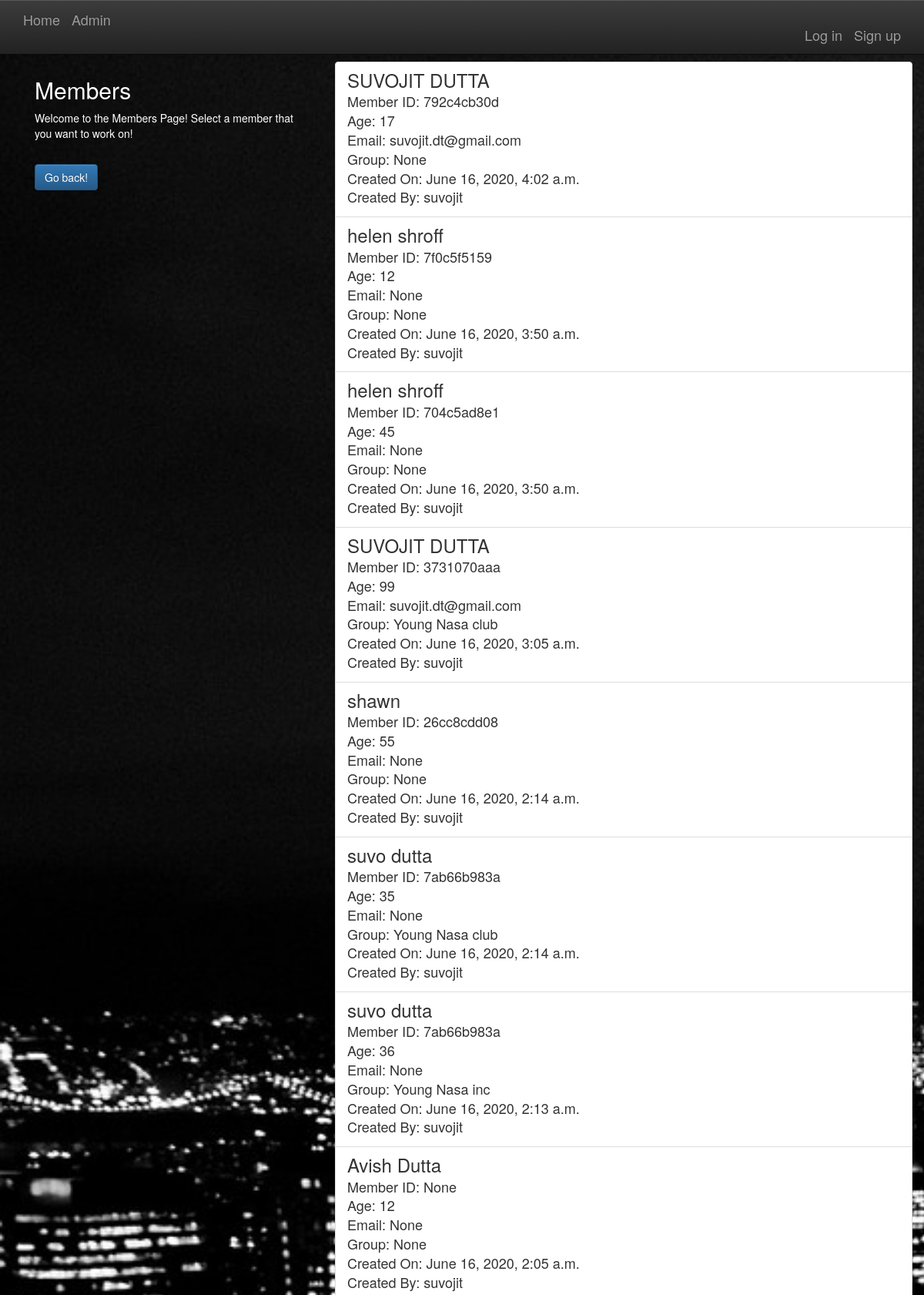
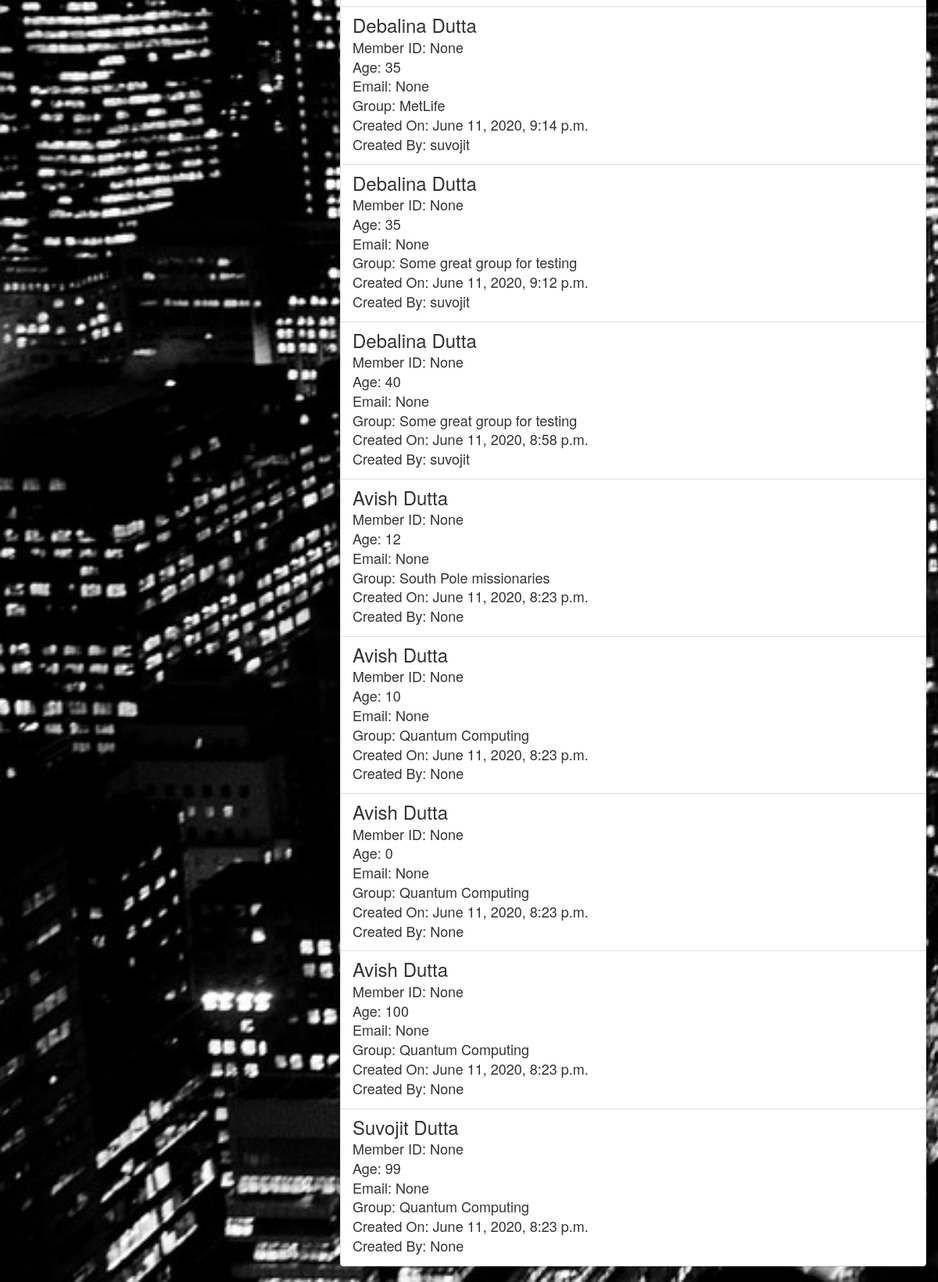
The page /members/ on the database its author committed (2 pictures, top to bottom).
### members/models.py (models this page shows, shortened)
class Member(models.Model):
    memberid = models.CharField(max_length=255, null=True, blank=True)
    name = models.CharField(max_length=256)
    slug = models.SlugField(allow_unicode=True)
    age = models.PositiveIntegerField()
    email = models.EmailField(max_length=254, blank=True, null=True)
    group = models.ForeignKey(Group, on_delete=models.SET_NULL, null=True, blank=True, related_name="member_set")
    creator = models.ForeignKey(User, on_delete=models.SET_NULL, null=True, blank=True)
    member_date = models.DateTimeField(auto_now=True)
    class Meta:
        ordering = ["-member_date"]

### groups/models.py (models this page shows, shortened)
class Group(models.Model):
    groupid = models.CharField(max_length=255, null=True, blank=True)
    name = models.CharField(max_length=255)
    slug = models.SlugField(allow_unicode=True)
    description = models.TextField(blank=True, default='')
    description_html = models.TextField(editable=False, default='', blank=True)
    purpose = models.CharField(max_length=255, null=True, default='', blank=True)
    creator = models.ForeignKey(User, on_delete=models.SET_NULL, null=True, blank=True)
    group_date = models.DateTimeField(auto_now=True)
    def __str__(self):
        return self.name
    class Meta:
        ordering = ["-group_date"]
        unique_together = ("slug", "purpose", "group_date")

### members/views.py (the view)
class ListMembers(generic.ListView):
    context_object_name = 'member_list'
    model = models.Member
    template_name = 'members/member_list.html'
    def get_queryset(self):
        return models.Member.objects.prefetch_related('group')

### members/templates/members/member_list.html (shortened to what this page needs)
{% extends "members/member_base.html" %}
{% block premember %}
<div class="col-md-4">
	<div class="content">
		<h2>Members</h2>
		{% if not object_list %}
  			<p>No members available at this time! Go back and add a member to this group!</p>
		{% else %}
				<p>Welcome to the Members Page! Select a member that you want to work on!</p>
		{% endif %}
		<br>
		<input type="button" class="btn btn-primary btn-large" value="Go back!" onclick="history.back()">
	</div>
</div>
{% endblock %}
{% block member_content %}
<div class="col-md-8">
	<div class="list-group">
		{% for member in object_list %}
		  <a class="list-group-item" href="{% url 'members:single' pk=member.pk %}">
			     <h3 class="title list-group-item-heading">{{ member.name }}</h3>
					 <h4 class="title list-group-item-heading">Member ID: {{ member.memberid }}</h4>
					 <h4 class="title list-group-item-heading">Age: {{ member.age }}</h4>
					 <h4 class="title list-group-item-heading">Email: {{ member.email }}</h4>
					 <h4 class="title list-group-item-heading">Group: {{ member.group }}</h4>
					 <h4 class="title list-group-item-heading">Created On: {{ member.member_date }}</h4>
					 <h4 class="title list-group-item-heading">Created By: {{ member.creator }}</h4>
		</a>
		{% endfor %}
	</div>
</div>
{% endblock %}

### static/simplesocial/css/master.css (style rules this page uses)
body { margin: 0; overflow: scroll; background-color: black; color:white; }
html, body { background: #000; height: 100%; }

### rows shown on the page
Member: name "SUVOJIT DUTTA", memberid "792c4cb30d", age "17", email "suvojit.dt@gmail.com", group "None", member_date "June 16, 2020, 4:02 a.m.", creator "suvojit"
Member: name "helen shroff", memberid "7f0c5f5159", age "12", email "None", group "None", member_date "June 16, 2020, 3:50 a.m.", creator "suvojit"
Member: name "helen shroff", memberid "704c5ad8e1", age "45", email "None", group "None", member_date "June 16, 2020, 3:50 a.m.", creator "suvojit"
Member: name "SUVOJIT DUTTA", memberid "3731070aaa", age "99", email "suvojit.dt@gmail.com", group "Young Nasa club", member_date "June 16, 2020, 3:05 a.m.", creator "suvojit"
Member: name "shawn", memberid "26cc8cdd08", age "55", email "None", group "None", member_date "June 16, 2020, 2:14 a.m.", creator "suvojit"
Member: name "suvo dutta", memberid "7ab66b983a", age "35", email "None", group "Young Nasa club", member_date "June 16, 2020, 2:14 a.m.", creator "suvojit"
Member: name "suvo dutta", memberid "7ab66b983a", age "36", email "None", group "Young Nasa inc", member_date "June 16, 2020, 2:13 a.m.", creator "suvojit"
Member: name "Avish Dutta", memberid "None", age "12", email "None", group "None", member_date "June 16, 2020, 2:05 a.m.", creator "suvojit"
Member: name "Debalina Dutta", memberid "None", age "35", email "None", group "MetLife", member_date "June 11, 2020, 9:14 p.m.", creator "suvojit"
Member: name "Debalina Dutta", memberid "None", age "35", email "None", group "Some great group for testing", member_date "June 11, 2020, 9:12 p.m.", creator "suvojit"
Member: name "Debalina Dutta", memberid "None", age "40", email "None", group "Some great group for testing", member_date "June 11, 2020, 8:58 p.m.", creator "suvojit"
Member: name "Avish Dutta", memberid "None", age "12", email "None", group "South Pole missionaries", member_date "June 11, 2020, 8:23 p.m.", creator "None"
Member: name "Avish Dutta", memberid "None", age "10", email "None", group "Quantum Computing", member_date "June 11, 2020, 8:23 p.m.", creator "None"
Member: member_date "June 11, 2020, 8:23 p.m.", creator "None"
Member: name "Avish Dutta", memberid "None", age "100", email "None", group "Quantum Computing", member_date "June 11, 2020, 8:23 p.m.", creator "None"
Member: name "Suvojit Dutta", memberid "None", age "99", email "None", group "Quantum Computing", member_date "June 11, 2020, 8:23 p.m.", creator "None"
